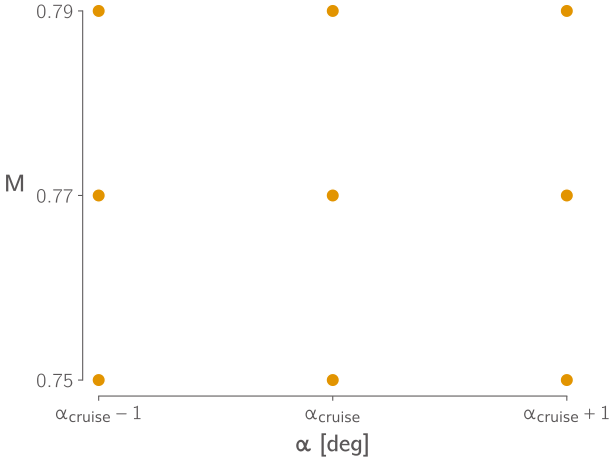

Recreate this plot in Python.
import matplotlib.pyplot as plt
import niceplots

plt.style.use(niceplots.get_style())
niceColours = niceplots.get_colors()

cruiseMach = 0.77
machOffset = 0.02

fig, ax = plt.subplots()
ax.set_ylabel(r"$M$", rotation="horizontal", ha="right")
ax.set_xlabel(r"$\alpha$ [deg]")

machNumbers = [cruiseMach - machOffset, cruiseMach, cruiseMach + machOffset]
alphas = [-1, 0, 1]

for mach in machNumbers:
    for alpha in alphas:
        ax.plot(alpha, mach, "o", c=niceColours["Yellow"], markersize=10, clip_on=False)

ax.set_yticks(machNumbers)
ax.set_xticks(alphas)
ax.set_xticklabels([r"$\alpha_\text{cruise} - 1$", r"$\alpha_\text{cruise}$", r"$\alpha_\text{cruise} + 1$"])
niceplots.adjust_spines(ax, outward=True)

niceplots.save_figs(fig, "PostOptimalityPolarStencil", formats=["png", "svg", "pdf"])
